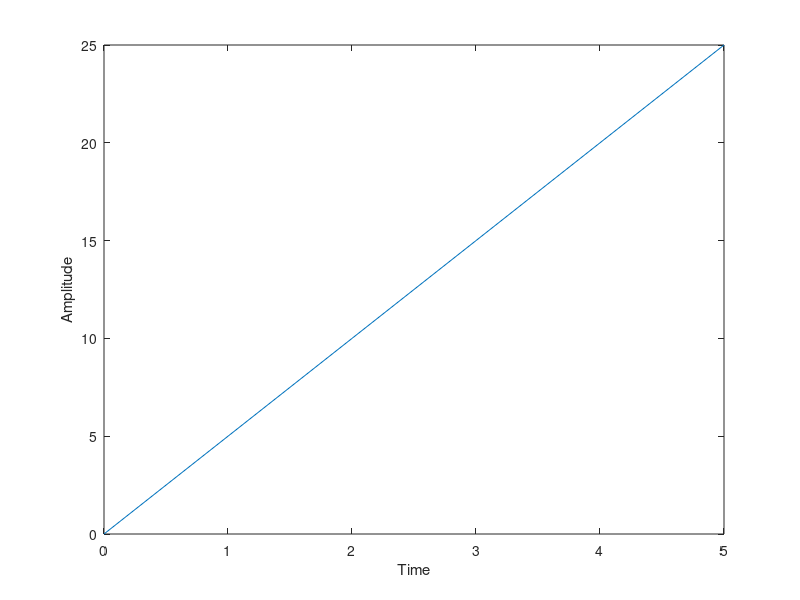

The MATLAB script that drew this image: (Note: this script raises an error after producing the figure.)
% clc;
% close all;
% clear all;
n=input('Enter the length of ramp sequence N = ');  % Get the length
s=input(' Enter the slop of the ramp S = ');  % Get the slop of the ramp
t=0:1:n;
plot(t,s*t);
ylabel ('Amplitude');
xlabel ('Time');
TITLE ('Ramp signal');
